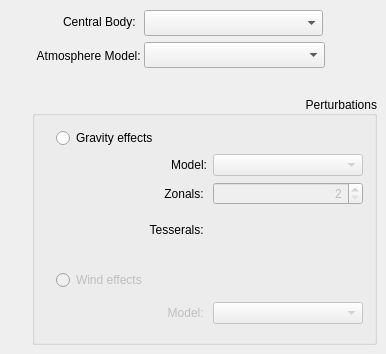
   <widget class="QWidget" name="tab">
    <attribute name="title">
     <string>Environment</string>
    </attribute>
    <widget class="QGroupBox" name="groupBox_3">
     <property name="geometry">
      <rect>
       <x>32</x>
       <y>96</y>
       <width>345</width>
       <height>249</height>
      </rect>
     </property>
     <property name="title">
      <string>Perturbations</string>
     </property>
     <property name="alignment">
      <set>Qt::AlignRight|Qt::AlignTrailing|Qt::AlignVCenter</set>
     </property>
     <widget class="QWidget" name="verticalLayoutWidget">
      <property name="geometry">
       <rect>
        <x>24</x>
        <y>32</y>
        <width>307</width>
        <height>121</height>
       </rect>
      </property>
      <layout class="QVBoxLayout" name="verticalLayout_4">
       <item>
        <widget class="QRadioButton" name="GravityFieldRadioButton">
         <property name="text">
          <string>Gravity effects</string>
         </property>
         <property name="icon">
          <iconset resource="../../iconary/sta-icons.qrc">
           <normaloff>:/icons/Gravity_field_icon.png</normaloff>:/icons/Gravity_field_icon.png</iconset>
         </property>
         <property name="iconSize">
          <size>
           <width>20</width>
           <height>20</height>
          </size>
         </property>
         <property name="autoExclusive">
          <bool>false</bool>
         </property>
        </widget>
       </item>
       <item>
        <layout class="QGridLayout" name="gridLayout_8">
         <item row="1" column="0">
          <widget class="QLabel" name="ZonalsLabel">
           <property name="text">
            <string>Zonals: </string>
           </property>
           <property name="alignment">
            <set>Qt::AlignRight|Qt::AlignTrailing|Qt::AlignVCenter</set>
           </property>
          </widget>
         </item>
         <item row="1" column="1">
          <widget class="QSpinBox" name="ZonalsSpinBox">
           <property name="enabled">
            <bool>false</bool>
           </property>
           <property name="alignment">
            <set>Qt::AlignRight|Qt::AlignTrailing|Qt::AlignVCenter</set>
           </property>
           <property name="minimum">
            <number>2</number>
           </property>
           <property name="maximum">
            <number>70</number>
           </property>
           <property name="value">
            <number>2</number>
           </property>
          </widget>
         </item>
         <item row="0" column="1">
          <widget class="QComboBox" name="GravityComboBox">
           <property name="enabled">
            <bool>false</bool>
           </property>
          </widget>
         </item>
         <item row="0" column="0">
          <widget class="QLabel" name="GravLabel">
           <property name="text">
            <string>Model:</string>
           </property>
           <property name="alignment">
            <set>Qt::AlignRight|Qt::AlignTrailing|Qt::AlignVCenter</set>
           </property>
          </widget>
         </item>
         <item row="2" column="0">
          <widget class="QLabel" name="TesseralLabel">
           <property name="text">
            <string>Tesserals: </string>
           </property>
           <property name="alignment">
            <set>Qt::AlignRight|Qt::AlignTrailing|Qt::AlignVCenter</set>
           </property>
          </widget>
         </item>
        </layout>
       </item>
      </layout>
     </widget>
     <widget class="QWidget" name="verticalLayoutWidget_2">
      <property name="geometry">
       <rect>
        <x>24</x>
        <y>168</y>
        <width>307</width>
        <height>67</height>
       </rect>
      </property>
      <layout class="QVBoxLayout" name="verticalLayout_6">
       <item>
        <widget class="QRadioButton" name="GravityFieldRadioButton_2">
         <property name="enabled">
          <bool>false</bool>
         </property>
         <property name="text">
          <string>Wind effects</string>
         </property>
         <property name="icon">
          <iconset resource="../../iconary/sta-icons.qrc">
           <normaloff>:/icons/Gravity_field_icon.png</normaloff>:/icons/Gravity_field_icon.png</iconset>
         </property>
         <property name="iconSize">
          <size>
           <width>20</width>
           <height>20</height>
          </size>
         </property>
         <property name="autoExclusive">
          <bool>false</bool>
         </property>
        </widget>
       </item>
       <item>
        <layout class="QHBoxLayout" name="horizontalLayout">
         <item>
          <widget class="QLabel" name="label">
           <property name="enabled">
            <bool>false</bool>
           </property>
           <property name="text">
            <string>Model: </string>
           </property>
           <property name="alignment">
            <set>Qt::AlignRight|Qt::AlignTrailing|Qt::AlignVCenter</set>
           </property>
          </widget>
         </item>
         <item>
          <widget class="QComboBox" name="comboBox">
           <property name="enabled">
            <bool>false</bool>
           </property>
          </widget>
         </item>
        </layout>
       </item>
      </layout>
     </widget>
    </widget>
    <widget class="QLabel" name="CentralBodyLabel">
     <property name="geometry">
      <rect>
       <x>48</x>
       <y>6</y>
       <width>91</width>
       <height>32</height>
      </rect>
     </property>
     <property name="text">
      <string>Central Body: </string>
     </property>
     <property name="alignment">
      <set>Qt::AlignRight|Qt::AlignTrailing|Qt::AlignVCenter</set>
     </property>
    </widget>
    <widget class="QComboBox" name="CentralBodyComboBox">
     <property name="geometry">
      <rect>
       <x>144</x>
       <y>10</y>
       <width>179</width>
       <height>26</height>
      </rect>
     </property>
     <property name="minimumSize">
      <size>
       <width>179</width>
       <height>26</height>
      </size>
     </property>
     <property name="maximumSize">
      <size>
       <width>179</width>
       <height>26</height>
      </size>
     </property>
     <property name="sizeAdjustPolicy">
      <enum>QComboBox::AdjustToContents</enum>
     </property>
    </widget>
    <widget class="QLabel" name="AtmLabel">
     <property name="geometry">
      <rect>
       <x>18</x>
       <y>36</y>
       <width>126</width>
       <height>39</height>
      </rect>
     </property>
     <property name="text">
      <string>Atmosphere Model: </string>
     </property>
     <property name="alignment">
      <set>Qt::AlignRight|Qt::AlignTrailing|Qt::AlignVCenter</set>
     </property>
    </widget>
    <widget class="QComboBox" name="AtmosphereComboBox">
     <property name="geometry">
      <rect>
       <x>144</x>
       <y>42</y>
       <width>181</width>
       <height>26</height>
      </rect>
     </property>
     <property name="minimumSize">
      <size>
       <width>181</width>
       <height>26</height>
      </size>
     </property>
     <property name="maximumSize">
      <size>
       <width>181</width>
       <height>26</height>
      </size>
     </property>
    </widget>
   </widget>
